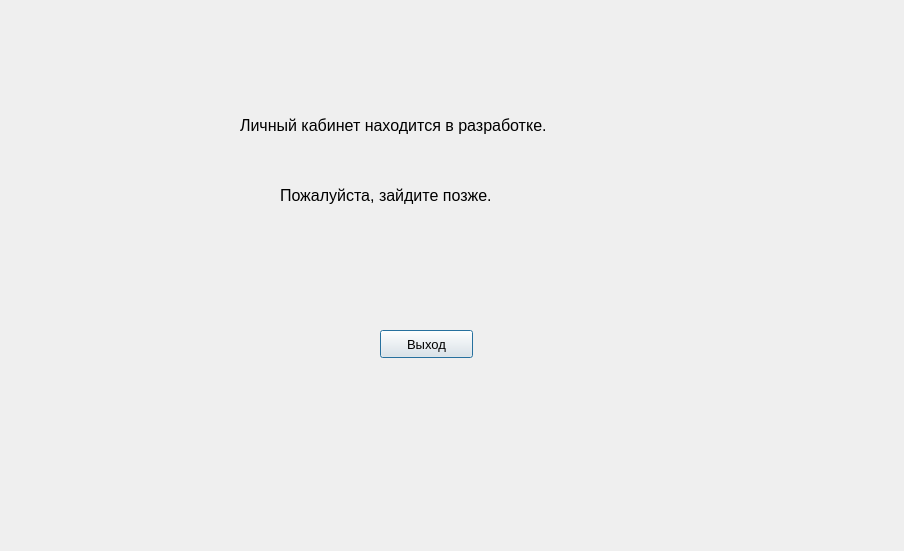
<?xml version="1.0" encoding="UTF-8"?>
<ui version="4.0">
 <class>user</class>
 <widget class="QDialog" name="user">
  <property name="geometry">
   <rect>
    <x>0</x>
    <y>0</y>
    <width>904</width>
    <height>551</height>
   </rect>
  </property>
  <property name="windowTitle">
   <string>Dialog</string>
  </property>
  <widget class="QLabel" name="label">
   <property name="geometry">
    <rect>
     <x>240</x>
     <y>60</y>
     <width>441</width>
     <height>131</height>
    </rect>
   </property>
   <property name="font">
    <font>
     <pointsize>12</pointsize>
    </font>
   </property>
   <property name="text">
    <string>Личный кабинет находится в разработке.</string>
   </property>
  </widget>
  <widget class="QLabel" name="label_2">
   <property name="geometry">
    <rect>
     <x>280</x>
     <y>170</y>
     <width>341</width>
     <height>51</height>
    </rect>
   </property>
   <property name="font">
    <font>
     <pointsize>12</pointsize>
    </font>
   </property>
   <property name="text">
    <string>Пожалуйста, зайдите позже.</string>
   </property>
  </widget>
  <widget class="QPushButton" name="pushButton">
   <property name="geometry">
    <rect>
     <x>380</x>
     <y>330</y>
     <width>93</width>
     <height>28</height>
    </rect>
   </property>
   <property name="font">
    <font>
     <pointsize>10</pointsize>
    </font>
   </property>
   <property name="text">
    <string>Выход</string>
   </property>
  </widget>
 </widget>
 <resources/>
 <connections/>
</ui>
